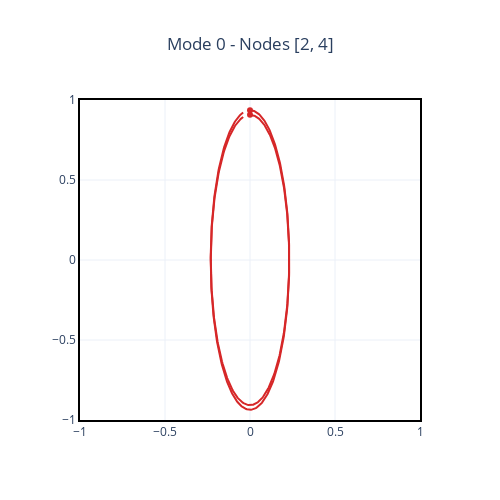
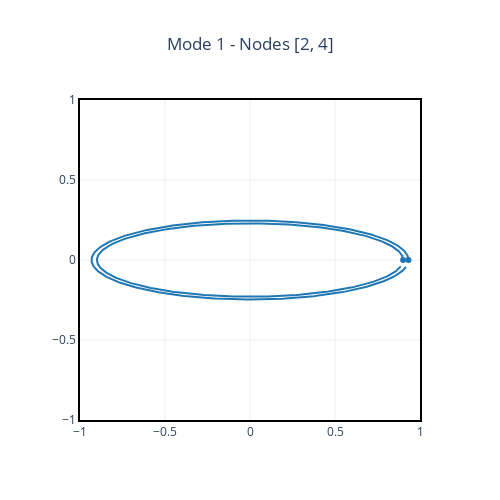

The cell these charts' notebook holds for them, in order:
### Code cell
for mode in range(7):
    display(modal.plot_orbit(mode, nodes=[2, 4]))

### Figure 1 — Plotly figure (JSON) as saved in the notebook; plotly's stock layout.template omitted (floating-point values rounded to 4 significant figures; data arrays with more than 128 entries replaced by an {"elided": "..."} marker saying what was removed)
{"data": [{"line": {"color": "#d62728"}, "mode": "lines", "name": "node 2<br>Backward", "showlegend": false, "type": "scatter", "x": {"elided": "350 float values"}, "y": {"elided": "350 float values"}}, {"marker": {"color": "#d62728"}, "mode": "markers", "name": "node 2", "showlegend": false, "type": "scatter", "x": [-2.831e-12], "y": [0.9072]}, {"line": {"color": "#d62728"}, "mode": "lines", "name": "node 4<br>Backward", "showlegend": false, "type": "scatter", "x": {"elided": "350 float values"}, "y": {"elided": "350 float values"}}, {"marker": {"color": "#d62728"}, "mode": "markers", "name": "node 4", "showlegend": false, "type": "scatter", "x": [-2.928e-12], "y": [0.936]}], "layout": {"autosize": false, "height": 500, "title": {"text": "Mode 0 - Nodes [2, 4]", "x": 0.5, "xanchor": "center"}, "width": 500, "xaxis": {"range": [-1, 1]}, "yaxis": {"range": [-1, 1]}}}

### Figure 2 — Plotly figure (JSON) as saved in the notebook; plotly's stock layout.template omitted (floating-point values rounded to 4 significant figures; data arrays with more than 128 entries replaced by an {"elided": "..."} marker saying what was removed)
{"data": [{"line": {"color": "#1f77b4"}, "mode": "lines", "name": "node 2<br>Forward", "showlegend": false, "type": "scatter", "x": {"elided": "350 float values"}, "y": {"elided": "350 float values"}}, {"marker": {"color": "#1f77b4"}, "mode": "markers", "name": "node 2", "showlegend": false, "type": "scatter", "x": [0.9006], "y": [-3.393e-12]}, {"line": {"color": "#1f77b4"}, "mode": "lines", "name": "node 4<br>Forward", "showlegend": false, "type": "scatter", "x": {"elided": "350 float values"}, "y": {"elided": "350 float values"}}, {"marker": {"color": "#1f77b4"}, "mode": "markers", "name": "node 4", "showlegend": false, "type": "scatter", "x": [0.9322], "y": [-3.618e-12]}], "layout": {"autosize": false, "height": 500, "title": {"text": "Mode 1 - Nodes [2, 4]", "x": 0.5, "xanchor": "center"}, "width": 500, "xaxis": {"range": [-1, 1]}, "yaxis": {"range": [-1, 1]}}}
